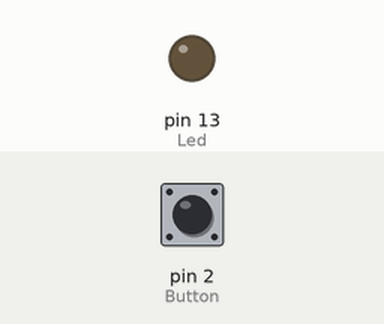
The sketch below on a simulated Arduino Uno, built with avr-gcc and run on an emulated ATmega328P. Parts: output pins drawn as LEDs (lit = HIGH). The test bench sets the inputs (shaded band); at power-on: pin 2 (Button) LOW.

Above: at 1.2 s.
1.3 s: pin 2 (Button) pulled HIGH for 0.15 s
At 1.37 s:
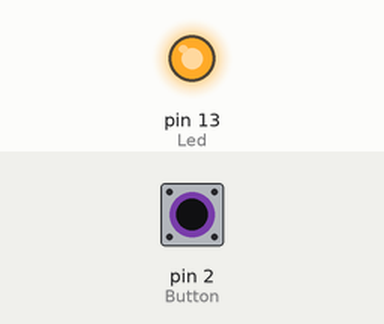
2.9 s: pin 2 (Button) pulled HIGH for 3.2 s
At 6.5 s:
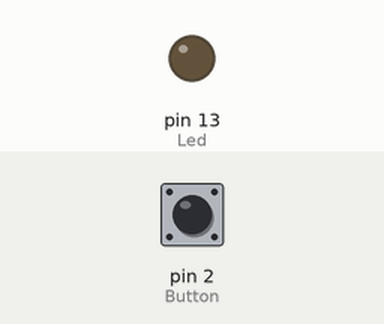
Timing chart, 0 to 8.0 s (numbered marks = the images above; inputs shaded):
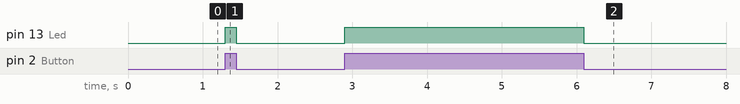

The sketch:

106_Grove_Button.ino
```cpp
//A full description of this module (and many others) can be downloaded at: https://eve_arduino

const int Button= 2;
const int Led =  13;

int Buttonstate = 0;

void setup() {
  pinMode(Led, OUTPUT);
  pinMode(Button, INPUT);  // when using external Pullup/Pulldown resistor
}

void loop(){
  Buttonstate = digitalRead(Button);

  if (Buttonstate == HIGH)
  {
    digitalWrite(Led, HIGH);
  }
  else
  {
    digitalWrite(Led, LOW);
  }
}
```

Measured:
- after the input at 1.3 s, pin 13 (Led): LOW → HIGH at once, → LOW 0.15 s later
- after the input at 2.9 s, pin 13 (Led): LOW → HIGH at once, → LOW 3.2 s later
